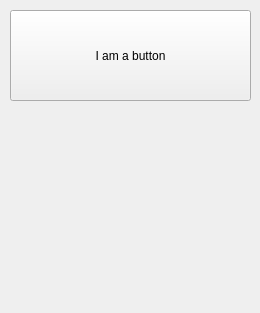
<?xml version="1.0" encoding="UTF-8"?>
<ui version="4.0">
 <class>MainWindow</class>
 <widget class="QMainWindow" name="MainWindow">
  <property name="geometry">
   <rect>
    <x>0</x>
    <y>0</y>
    <width>260</width>
    <height>313</height>
   </rect>
  </property>
  <property name="windowTitle">
   <string>MainWindow</string>
  </property>
  <widget class="QWidget" name="centralwidget">
   <widget class="QPushButton" name="pushButton">
    <property name="geometry">
     <rect>
      <x>10</x>
      <y>10</y>
      <width>241</width>
      <height>91</height>
     </rect>
    </property>
    <property name="text">
     <string>I am a button</string>
    </property>
   </widget>
   <widget class="QLabel" name="label_stuff">
    <property name="geometry">
     <rect>
      <x>10</x>
      <y>112</y>
      <width>241</width>
      <height>91</height>
     </rect>
    </property>
   </widget>
   <widget class="QLabel" name="label_stuff2">
    <property name="geometry">
     <rect>
      <x>10</x>
      <y>212</y>
      <width>241</width>
      <height>91</height>
     </rect>
    </property>
   </widget>
  </widget>
 </widget>
 <resources/>
 <connections/>
</ui>
